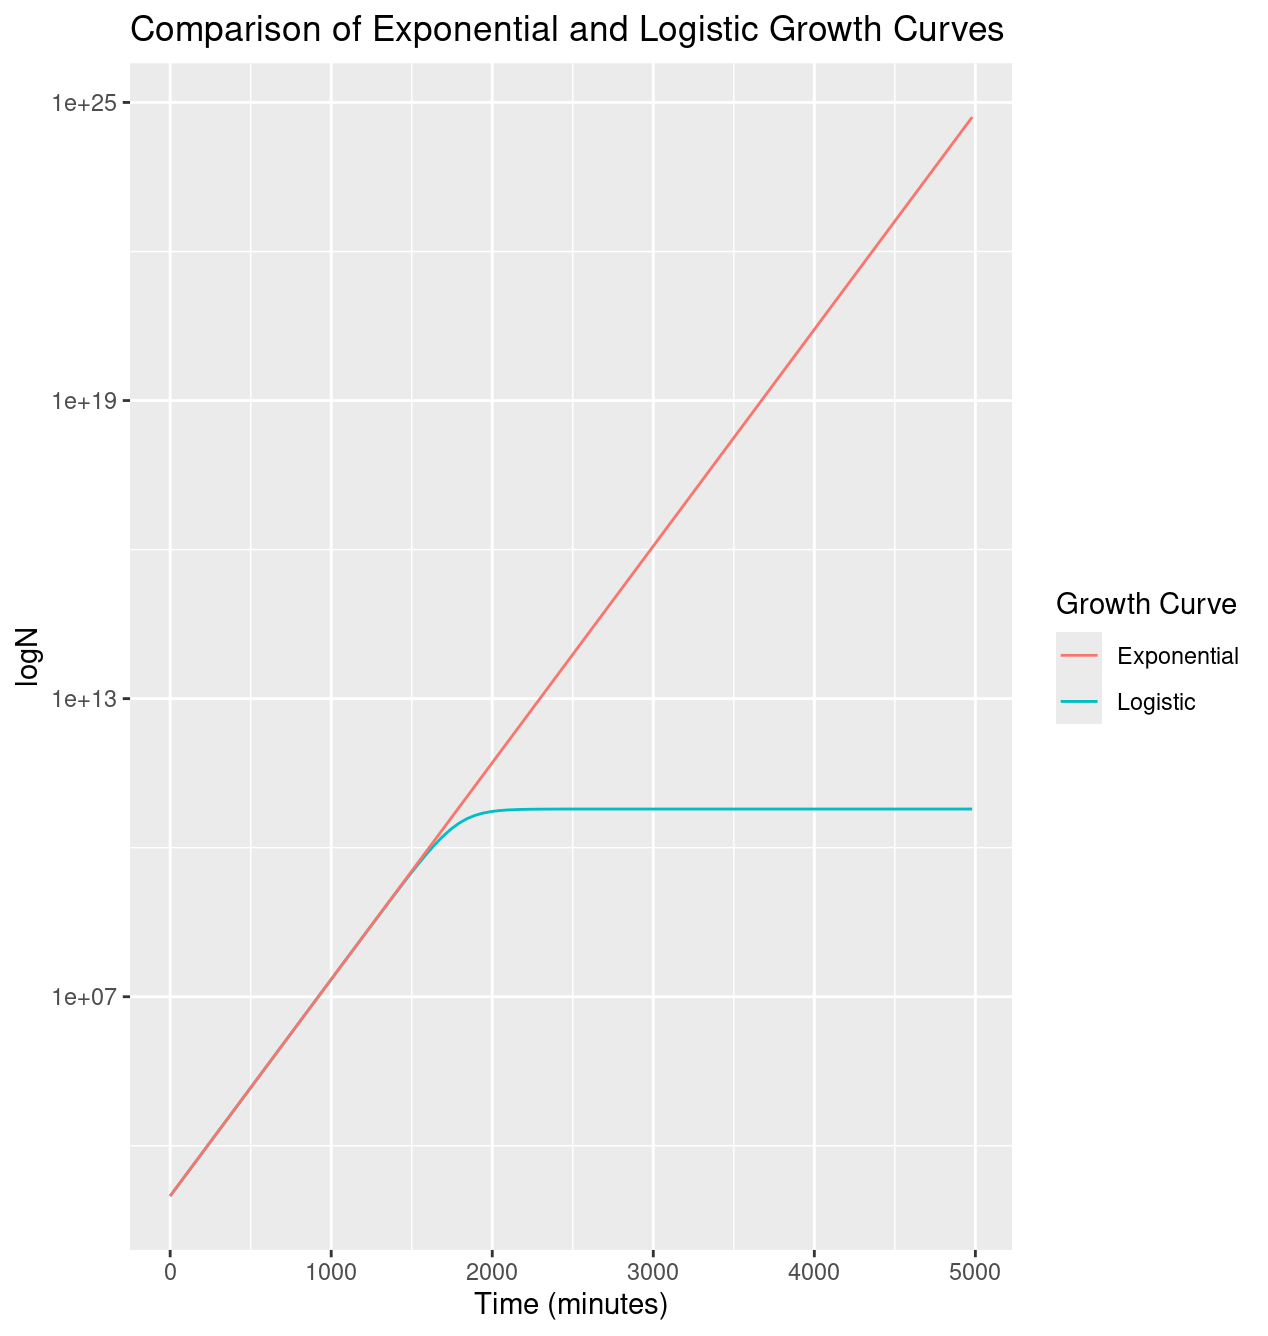

Reproduce this figure in R.
growth_data <- read.csv("experiment.csv")

N0 <- exp(6.88301)

r <- 1.004e-02 

K <- 6.00e+10

logistic_fun <- function(t) {
  
  N <- (N0*K*exp(r*t))/(K-N0+N0*exp(r*t))
  
  return(N)
  
}

exponential_fun <- function(t) {
  N <- N0*exp(r*t)
  return(N)
}
  
##graph comparing curves on normal scale

  ggplot(aes(t,N), data = growth_data) +
    
  geom_function(fun=logistic_fun, aes(color ="Logistic")) +  
    
  geom_function(fun=exponential_fun, aes(color = "Exponential")) +
  
  guides(colour = guide_legend(title = "Growth Curve")) +
      
  labs(x = "Time (minutes)", y = "N", title = "Comparison of Exponential and Logistic Growth Curves")

##graph comparing curves on a semilog plot
  
  ggplot(aes(t,N), data = growth_data) +
    
    geom_function(fun=logistic_fun, aes(color ="Logistic")) +  
    
    geom_function(fun=exponential_fun, aes(color = "Exponential")) +
    
    guides(colour = guide_legend(title = "Growth Curve")) +
    
    scale_y_continuous(trans='log10') +
    
    labs(x = "Time (minutes)", y = "logN", title = "Comparison of Exponential and Logistic Growth Curves")
  
  
 
  
    
  

  
